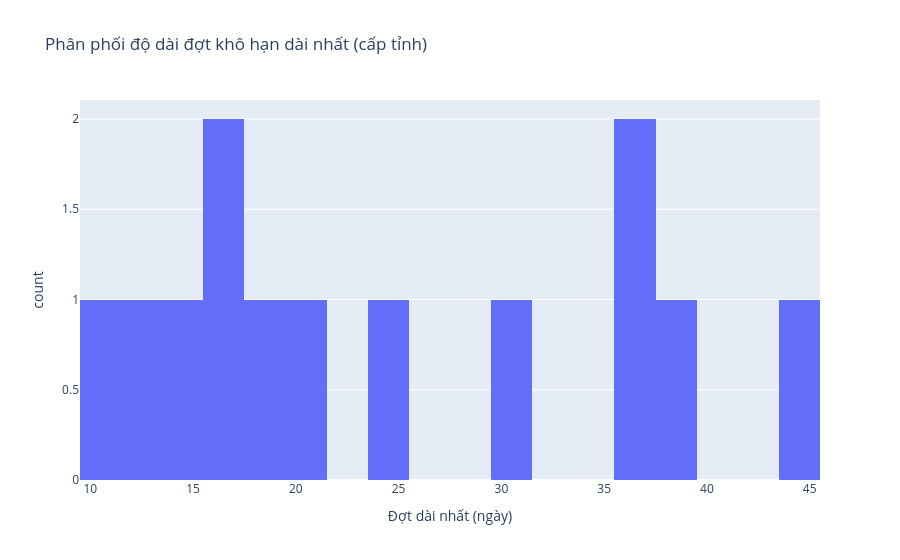

The code cell stored with this chart in its notebook:
### Code cell
fig = px.histogram(
    spell_df,
    x="Đợt dài nhất (ngày)",
    nbins=20,
    title="Phân phối độ dài đợt khô hạn dài nhất (cấp tỉnh)",
    labels={"x": "Số ngày", "count": "Số tỉnh"},
)
fig.show()

### Figure 1 — Plotly figure (JSON) as saved in the notebook; plotly's stock layout.template omitted (floating-point values rounded to 4 significant figures)
{"data": [{"bingroup": "x", "hovertemplate": "Đợt dài nhất (ngày)=%{x}<br>count=%{y}<extra></extra>", "legendgroup": "", "marker": {"color": "#636efa", "pattern": {"shape": ""}}, "name": "", "nbinsx": 20, "orientation": "v", "showlegend": false, "type": "histogram", "x": [44, 38, 37, 37, 31, 25, 20, 19, 17, 17, 15, 12, 11], "xaxis": "x", "yaxis": "y"}], "layout": {"barmode": "relative", "legend": {"tracegroupgap": 0}, "title": {"text": "Phân phối độ dài đợt khô hạn dài nhất (cấp tỉnh)"}, "xaxis": {"anchor": "y", "domain": [0, 1], "title": {"text": "Đợt dài nhất (ngày)"}}, "yaxis": {"anchor": "x", "domain": [0, 1], "title": {"text": "count"}}}}
